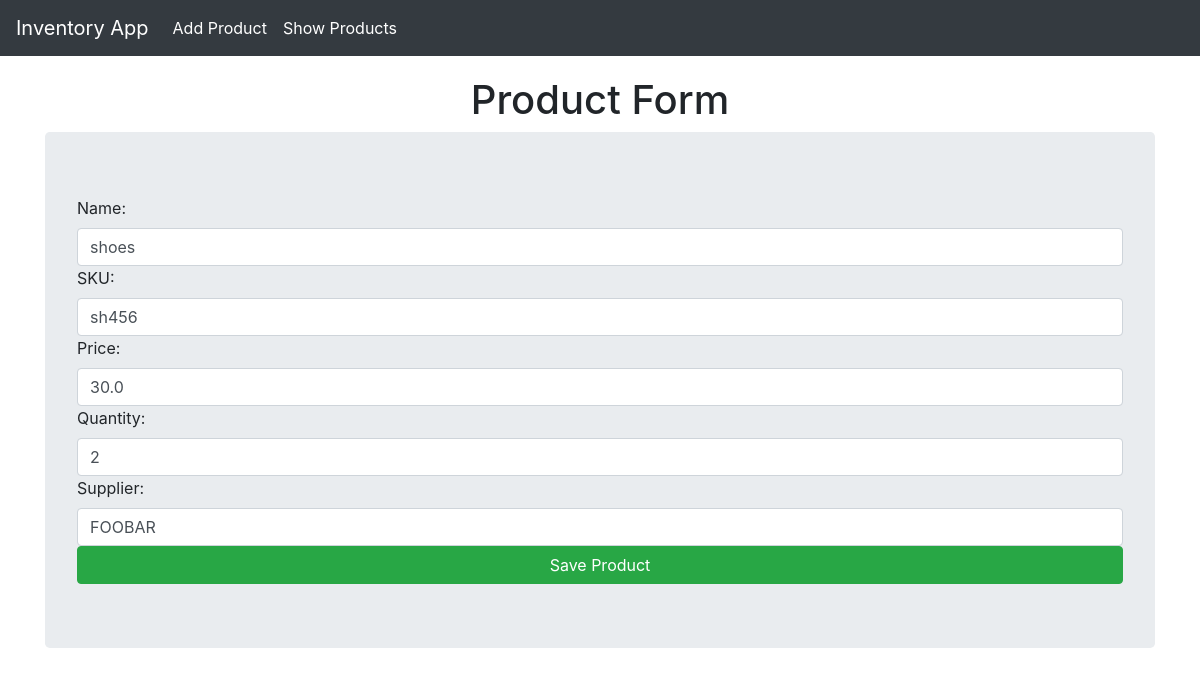
The app's page /update/2/ with its own data.
### invApp/models.py (models this page shows, shortened)
class Product(models.Model):
    product_id = models.AutoField(primary_key=True)
    name = models.CharField(max_length=100)
    sku = models.CharField(max_length=50, unique=True)
    price = models.FloatField()
    quantity = models.IntegerField()
    supplier = models.CharField(max_length=100)

### invApp/views.py (the view)
# urls.py: path('update/<int:product_id>/', views.product_update_view, name="product_update"),
def product_update_view(request, product_id):
    product = Product.objects.get(product_id=product_id)
    form = ProductForm(instance=product)
    if request.method == "POST":
        form = ProductForm(request.POST, instance=product)
        if form.is_valid():
            form.save()
            return redirect('product_list')
    return render(request, 'invApp/product_form.html', {'form':form})

### invApp/forms.py
class ProductForm(forms.ModelForm):
    class Meta:
        model = Product
        fields = '__all__'
        labels = {
            'product_id': 'Product_ID',
            'name': 'Name',
            'sku': 'SKU',
            'price': 'Price',
            'quantity': 'Quantity',
            'supplier': 'Supplier',
        }
        widgets = {
            'product_id':forms.NumberInput(
                attrs={'placeholder':'e.g. 1', 'class':'form-control'}),
            'name':forms.TextInput(
                attrs={'placeholder':'e.g. shirt', 'class':'form-control'}),
            'sku':forms.TextInput(
                attrs={'placeholder':'e.g. S12345', 'class':'form-control'}),
            'price':forms.NumberInput(
                attrs={'placeholder':'e.g. 19.99', 'class':'form-control'}),
            'quantity':forms.NumberInput(
                attrs={'placeholder':'e.g. 10', 'class':'form-control'}),
            'supplier':forms.TextInput(
                attrs={'placeholder':'e.g. ABC Corp', 'class':'form-control'}),
        }

### invApp/templates/invApp/product_form.html (shortened to what this page needs)
{% extends "invApp/layout.html" %}
{% block content %}
<h1 class="text-center">Product Form</h1>
<form method="POST" class="jumbotron">
    {{form}}
    <button class="btn btn-success btn-block" type="submit">Save Product</button>
</form>
{% endblock %}

### invApp/templates/invApp/layout.html (style rules this page uses)
body { padding-top: 56px; }

### records on screen
Product: name "shoes", sku "sh456", price "30.0", quantity "2", supplier "FOOBAR"
